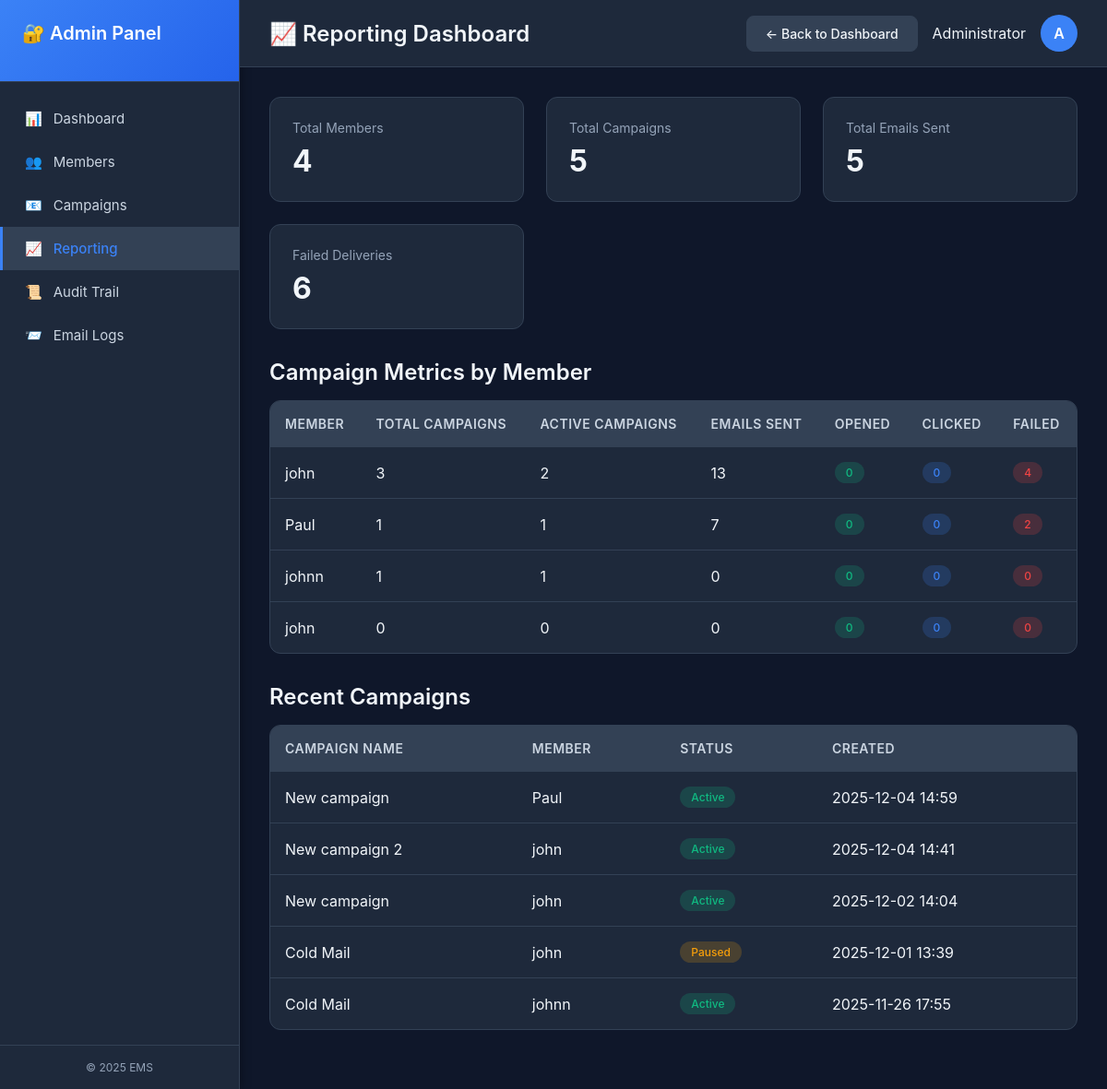
Screenshot of /admin-reporting.php (signed in) with the database file from the repository.
### tables this page shows
CREATE TABLE `Members` (
  `member_id` int NOT NULL,
  `member_name` varchar(150) NOT NULL,
  `member_email` varchar(150) NOT NULL,
  `member_status` enum('Active','Inactive') DEFAULT 'Active',
  `created_at` datetime DEFAULT CURRENT_TIMESTAMP,
  `updated_at` datetime DEFAULT CURRENT_TIMESTAMP ON UPDATE CURRENT_TIMESTAMP
);

CREATE TABLE `Campaigns` (
  `campaign_id` int NOT NULL,
  `member_id` int NOT NULL,
  `campaign_name` varchar(150) NOT NULL,
  `campaign_description` text,
  `campaign_status` enum('Draft','Active','Paused','Completed','Archived') DEFAULT 'Draft',
  `schedule_time` datetime DEFAULT NULL,
  `created_at` datetime DEFAULT CURRENT_TIMESTAMP
);

### config/Database.php (called while the page is built, shortened)
<?php
class dataBase {
    public function __construct( $db_config = [] ) {
        $this->servername = $db_config[ 'host' ] ?? 'localhost';
        $this->username   = $db_config[ 'user' ] ?? 'root';
        $this->password   = $db_config[ 'password' ] ?? 'root';
        $this->db_name         = $db_config[ 'database' ] ?? 'email_marketing_system';
        $this->db = new mysqli( $this->servername, $this->username, $this->password, $this->db_name );
    }
}
?>

### classes/BaseModelHelper.php (called while the page is built, shortened)
<?php
class BaseModelHelper {
    public static function mysqliGetAll($db, $table, $conditions = []) {
        $sql = "SELECT * FROM {$table}";
        $result = $db->query($sql);
        $rows = [];
        if ($result && $result->num_rows > 0) {
            while ($row = $result->fetch_assoc()) {
                $rows[] = $row;
            }
        }
        return $rows;
    }
}
?>

### admin-reporting.php (the view, shortened to what this page needs)
<?php
require_once 'classes/admin.php';
require_once 'classes/BaseModelHelper.php';
require_once 'config/Database.php';
$db = new dataBase(['host' => 'localhost', 'user' => 'root', 'password' => 'root', 'database' => 'email_marketing_system']);
$members = BaseModelHelper::mysqliGetAll($db->db, 'Members', []);
$metricsSql = "SELECT
    m.member_id,
    m.member_name,
    COUNT(DISTINCT c.campaign_id) as total_campaigns,
    COUNT(DISTINCT CASE WHEN c.campaign_status = 'Active' THEN c.campaign_id END) as active_campaigns,
    COUNT(DISTINCT el.email_log_id) as total_emails_sent,
    COUNT(DISTINCT CASE WHEN el.delivery_status = 'Failed' THEN el.email_log_id END) as failed_emails,
    COUNT(DISTINCT CASE WHEN el.delivery_status = 'Opened' THEN el.email_log_id END) as opened_emails,
    COUNT(DISTINCT CASE WHEN el.delivery_status = 'Clicked' THEN el.email_log_id END) as clicked_emails
FROM Members m
LEFT JOIN Campaigns c ON m.member_id = c.member_id
LEFT JOIN Email_Log el ON c.campaign_id = el.campaign_id
GROUP BY m.member_id, m.member_name
ORDER BY total_emails_sent DESC";
$metricsResult = $db->db->query($metricsSql);
$campaignMetrics = [];
if ($metricsResult && $metricsResult->num_rows > 0) {
    $campaignMetrics = $metricsResult->fetch_all(MYSQLI_ASSOC);
}
$totalMembers = count($members);
$totalCampaignsSql = "SELECT COUNT(*) as count FROM Campaigns";
$totalCampaignsResult = $db->db->query($totalCampaignsSql);
$totalCampaigns = $totalCampaignsResult ? (int)$totalCampaignsResult->fetch_assoc()['count'] : 0;
$totalEmailsSql = "SELECT COUNT(*) as count FROM Email_Log WHERE delivery_status = 'Sent'";
$totalEmailsResult = $db->db->query($totalEmailsSql);
$totalEmailsSent = $totalEmailsResult ? (int)$totalEmailsResult->fetch_assoc()['count'] : 0;
$failedEmailsSql = "SELECT COUNT(*) as count FROM Email_Log WHERE delivery_status = 'Failed'";
$failedEmailsResult = $db->db->query($failedEmailsSql);
$totalFailed = $failedEmailsResult ? (int)$failedEmailsResult->fetch_assoc()['count'] : 0;
$recentCampaignsSql = "SELECT c.*, m.member_name
                      FROM Campaigns c
                      JOIN Members m ON c.member_id = m.member_id
                      ORDER BY c.created_at DESC
                      LIMIT 10";
$recentCampaignsResult = $db->db->query($recentCampaignsSql);
$recentCampaigns = [];
if ($recentCampaignsResult && $recentCampaignsResult->num_rows > 0) {
    $recentCampaigns = $recentCampaignsResult->fetch_all(MYSQLI_ASSOC);
}
?>
<!DOCTYPE html>
<html lang="en">
<head>
</head>
<body>
    <div class="sidebar">
        <div class="sidebar-header">
            <h2>🔐 Admin Panel</h2>
        </div>
        <nav class="sidebar-nav">
            <a href="admin-dashboard.php" class="nav-item">
                <span>📊</span>
                <span>Dashboard</span>
            </a>
            <a href="admin-dashboard.php#members" class="nav-item">
                <span>👥</span>
                <span>Members</span>
            </a>
            <a href="admin-dashboard.php#campaigns" class="nav-item">
                <span>📧</span>
                <span>Campaigns</span>
            </a>
            <a href="admin-reporting.php" class="nav-item active">
                <span>📈</span>
                <span>Reporting</span>
            </a>
            <a href="admin-dashboard.php#audit_trail" class="nav-item">
                <span>📜</span>
                <span>Audit Trail</span>
            </a>
            <a href="admin-dashboard.php#email_logs" class="nav-item">
                <span>📨</span>
                <span>Email Logs</span>
            </a>
        </nav>
        <div class="sidebar-footer">
            &copy; 2025 EMS
        </div>
    </div>
    <div class="main-content">
        <div class="topbar">
            <h1>📈 Reporting Dashboard</h1>
            <div class="user-menu">
                <a href="admin-dashboard.php" class="btn btn-secondary">← Back to Dashboard</a>
                <span>Administrator</span>
                <div class="user-avatar">A</div>
            </div>
        </div>
        <div class="content-area">
            <div class="stats-grid">
                <div class="stat-card">
                    <div class="stat-label">Total Members</div>
                    <div class="stat-value"><?= $totalMembers ?></div>
                </div>
                <div class="stat-card">
                    <div class="stat-label">Total Campaigns</div>
                    <div class="stat-value"><?= $totalCampaigns ?></div>
                </div>
                <div class="stat-card">
                    <div class="stat-label">Total Emails Sent</div>
                    <div class="stat-value"><?= number_format($totalEmailsSent) ?></div>
                </div>
                <div class="stat-card">
                    <div class="stat-label">Failed Deliveries</div>
                    <div class="stat-value"><?= number_format($totalFailed) ?></div>
                </div>
            </div>
            <h2>Campaign Metrics by Member</h2>
            <div class="table-container">
                <table>
                    <thead>
                        <tr>
                            <th>Member</th>
                            <th>Total Campaigns</th>
                            <th>Active Campaigns</th>
                            <th>Emails Sent</th>
                            <th>Opened</th>
                            <th>Clicked</th>
                            <th>Failed</th>
                        </tr>
                    </thead>
                    <tbody>
                        <?php if (empty($campaignMetrics)): ?>
                            <tr>
                                <td colspan="7" style="text-align: center; padding: 2rem; color: var(--text-muted);">
                                    No campaign data available.
                                </td>
                            </tr>
                        <?php else: ?>
                            <?php foreach ($campaignMetrics as $metric): ?>
                                <tr>
                                    <td><?= htmlspecialchars($metric['member_name'] ?? 'N/A') ?></td>
                                    <td><?= $metric['total_campaigns'] ?? 0 ?></td>
                                    <td><?= $metric['active_campaigns'] ?? 0 ?></td>
                                    <td><?= number_format($metric['total_emails_sent'] ?? 0) ?></td>
                                    <td><span class="badge badge-success"><?= number_format($metric['opened_emails'] ?? 0) ?></span></td>
                                    <td><span class="badge badge-info"><?= number_format($metric['clicked_emails'] ?? 0) ?></span></td>
                                    <td><span class="badge badge-danger"><?= number_format($metric['failed_emails'] ?? 0) ?></span></td>
                                </tr>
                            <?php endforeach; ?>
                        <?php endif; ?>
                    </tbody>
                </table>
            </div>
            <h2>Recent Campaigns</h2>
            <div class="table-container">
                <table>
                    <thead>
                        <tr>
                            <th>Campaign Name</th>
                            <th>Member</th>
                            <th>Status</th>
                            <th>Created</th>
                        </tr>
                    </thead>
                    <tbody>
                        <?php if (empty($recentCampaigns)): ?>
                            <tr>
                                <td colspan="4" style="text-align: center; padding: 2rem; color: var(--text-muted);">
                                    No campaigns found.
                                </td>
                            </tr>
                        <?php else: ?>
                            <?php foreach ($recentCampaigns as $campaign): ?>
                                <tr>
                                    <td><?= htmlspecialchars($campaign['campaign_name']) ?></td>
                                    <td><?= htmlspecialchars($campaign['member_name']) ?></td>
                                    <td>
                                        <span class="badge badge-<?= strtolower($campaign['campaign_status']) == 'active' ? 'success' : (strtolower($campaign['campaign_status']) == 'draft' ? 'muted' : 'warning') ?>">
                                            <?= $campaign['campaign_status'] ?>
                                        </span>
                                    </td>
                                    <td><?= date('Y-m-d H:i', strtotime($campaign['created_at'])) ?></td>
                                </tr>
                            <?php endforeach; ?>
                        <?php endif; ?>
                    </tbody>
                </table>
            </div>
        </div>
    </div>
</body>
</html>

### admin-reporting.php (style rules this page uses)
:root { --bg-primary: #0f172a; --bg-secondary: #1e293b; --bg-tertiary: #334155; --bg-hover: #475569; --text-primary: #f1f5f9; --text-secondary: #cbd5e1; --text-muted: #94a3b8; --accent: #3b82f6; --accent-hover: #2563eb; --success: #10b981; --warning: #f59e0b; --danger: #ef4444; --border: #334155; --shadow: rgba(0, 0, 0, 0.3); }
* { box-sizing: border-box; margin: 0; padding: 0; }
body { font-family: 'Inter', 'Segoe UI', Roboto, sans-serif; background: var(--bg-primary); color: var(--text-primary); display: flex; height: 100vh; overflow: hidden; }
.sidebar { width: 260px; background: var(--bg-secondary); border-right: 1px solid var(--border); display: flex; flex-direction: column; box-shadow: 2px 0 10px var(--shadow); }
.sidebar-header { padding: 1.5rem; border-bottom: 1px solid var(--border); background: linear-gradient(135deg, var(--accent), var(--accent-hover)); }
.sidebar-header h2 { color: white; font-size: 1.25rem; font-weight: 600; }
.sidebar-nav { flex: 1; overflow-y: auto; padding: 1rem 0; }
.nav-item { display: block; padding: 0.875rem 1.5rem; color: var(--text-secondary); text-decoration: none; transition: all 0.2s; border-left: 3px solid transparent; display: flex; align-items: center; gap: 0.75rem; }
.nav-item.active { background: var(--bg-tertiary); color: var(--accent); border-left-color: var(--accent); font-weight: 500; }
.nav-item span { font-size: 0.9375rem; }
.sidebar-footer { padding: 1rem; text-align: center; font-size: 0.75rem; color: var(--text-muted); border-top: 1px solid var(--border); }
.main-content { flex: 1; display: flex; flex-direction: column; overflow: hidden; }
.topbar { background: var(--bg-secondary); border-bottom: 1px solid var(--border); padding: 1rem 2rem; display: flex; justify-content: space-between; align-items: center; }
.topbar h1 { font-size: 1.5rem; font-weight: 600; }
.user-menu { display: flex; align-items: center; gap: 1rem; }
.user-avatar { width: 40px; height: 40px; border-radius: 50%; background: var(--accent); display: flex; align-items: center; justify-content: center; color: white; font-weight: 600; }
.content-area { flex: 1; overflow-y: auto; padding: 2rem; }
.stats-grid { display: grid; grid-template-columns: repeat(auto-fit, minmax(240px, 1fr)); gap: 1.5rem; margin-bottom: 2rem; }
.stat-card { background: var(--bg-secondary); border: 1px solid var(--border); border-radius: 12px; padding: 1.5rem; transition: all 0.3s; }
.stat-label { font-size: 0.875rem; color: var(--text-muted); margin-bottom: 0.5rem; }
.stat-value { font-size: 2rem; font-weight: 700; color: var(--text-primary); }
.btn { padding: 0.625rem 1.25rem; border-radius: 8px; border: none; font-size: 0.875rem; font-weight: 500; cursor: pointer; transition: all 0.2s; display: inline-flex; align-items: center; gap: 0.5rem; text-decoration: none; }
.btn-secondary { background: var(--bg-tertiary); color: var(--text-primary); border: 1px solid var(--border); }
.table-container { background: var(--bg-secondary); border: 1px solid var(--border); border-radius: 12px; overflow: hidden; margin-bottom: 2rem; }
table { width: 100%; border-collapse: collapse; }
thead { background: var(--bg-tertiary); }
th { padding: 1rem; text-align: left; font-size: 0.875rem; font-weight: 600; color: var(--text-secondary); text-transform: uppercase; letter-spacing: 0.5px; }
td { padding: 1rem; border-top: 1px solid var(--border); color: var(--text-primary); }
tbody tr { transition: background 0.2s; }
.badge { display: inline-block; padding: 0.25rem 0.75rem; border-radius: 12px; font-size: 0.75rem; font-weight: 500; }
.badge-success { background: rgba(16, 185, 129, 0.2); color: var(--success); }
.badge-danger { background: rgba(239, 68, 68, 0.2); color: var(--danger); }
.badge-warning { background: rgba(245, 158, 11, 0.2); color: var(--warning); }
.badge-info { background: rgba(59, 130, 246, 0.2); color: var(--accent); }
h2 { font-size: 1.5rem; font-weight: 600; margin-bottom: 1rem; color: var(--text-primary); }

### rows the page displays
members: member_name "john", total_campaigns "3", active_campaigns "2", total_emails_sent "13", opened_emails "0", clicked_emails "0", failed_emails "4"
members: member_name "Paul", total_campaigns "1", active_campaigns "1", total_emails_sent "7", opened_emails "0", clicked_emails "0", failed_emails "2"
members: member_name "johnn", total_campaigns "1", active_campaigns "1", total_emails_sent "0", opened_emails "0", clicked_emails "0", failed_emails "0"
members: member_name "john", total_campaigns "0", active_campaigns "0", total_emails_sent "0", opened_emails "0", clicked_emails "0", failed_emails "0"
campaigns: campaign_name "New campaign", member.member_name "Paul", campaign_status "Active", created_at "2025-12-04 14:59"
campaigns: campaign_name "New campaign 2", member.member_name "john", campaign_status "Active", created_at "2025-12-04 14:41"
campaigns: campaign_name "New campaign", member.member_name "john", campaign_status "Active", created_at "2025-12-02 14:04"
campaigns: campaign_name "Cold Mail", member.member_name "john", campaign_status "Paused", created_at "2025-12-01 13:39"
campaigns: campaign_name "Cold Mail", member.member_name "johnn", campaign_status "Active", created_at "2025-11-26 17:55"

### other values shown
$totalMembers "4"
$totalCampaigns "5"
$totalEmailsSent "5"
$totalFailed "6"
